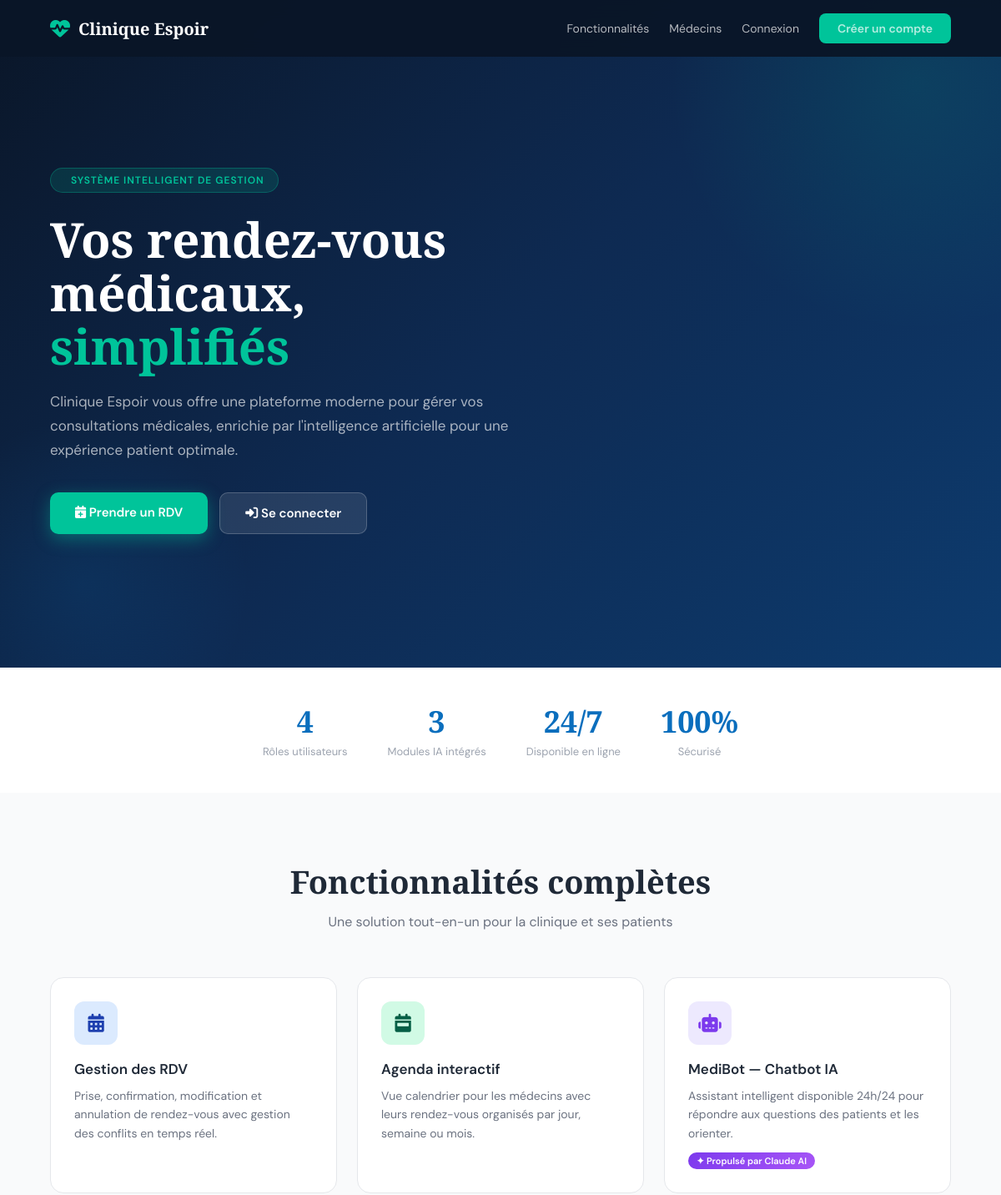
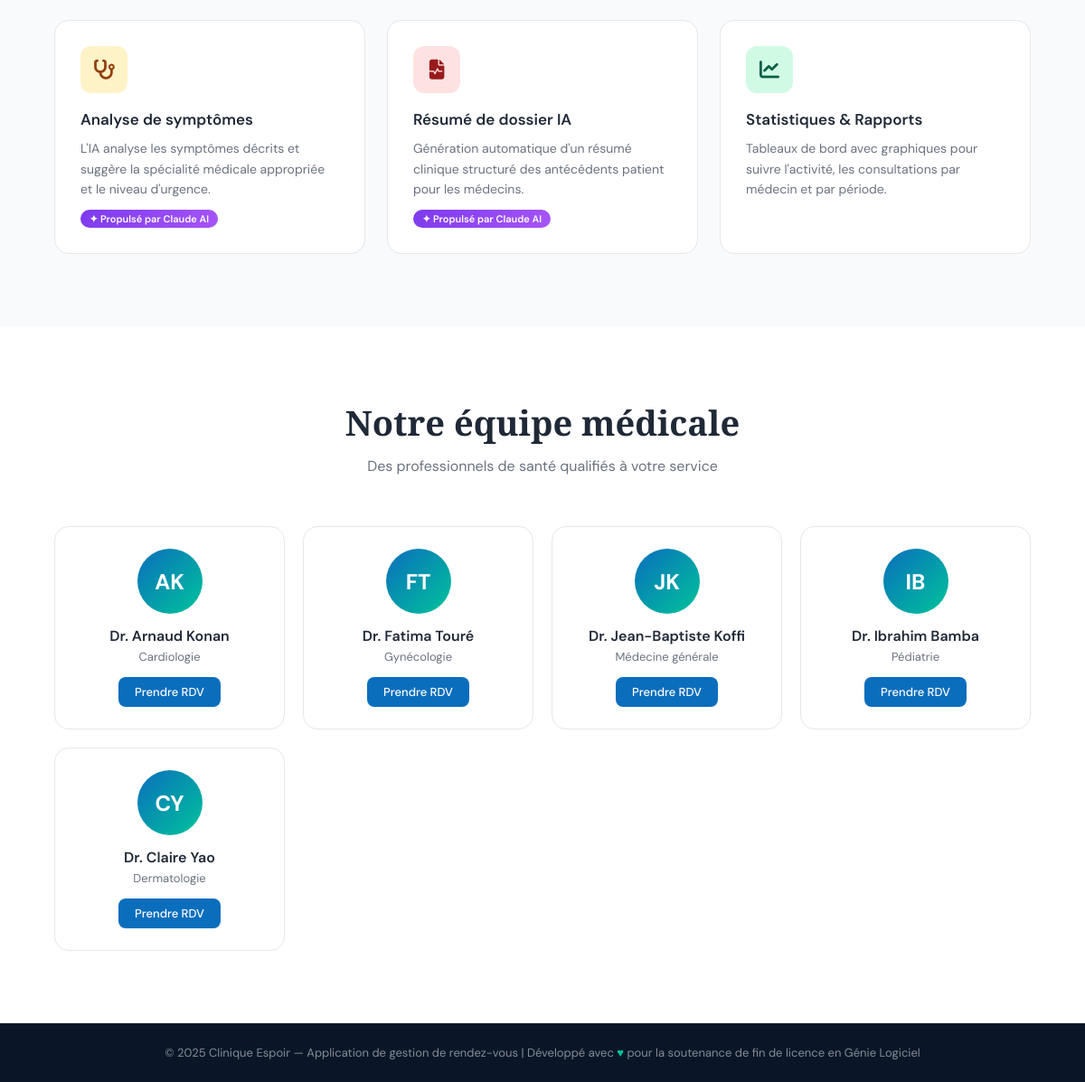
The page / on the database its author committed (2 pictures, top to bottom).
### accounts/models.py (models this page shows, shortened)
class ProfilMedecin(models.Model):
    user = models.OneToOneField(User, on_delete=models.CASCADE, related_name='profil_medecin')
    specialite = models.CharField(max_length=100)
    numero_ordre = models.CharField(max_length=50, blank=True)
    bio = models.TextField(blank=True)
    tarif_consultation = models.DecimalField(max_digits=8, decimal_places=0, default=5000)
    disponible = models.BooleanField(default=True)

class User(AbstractUser):
    ROLE_CHOICES = [
        ('admin', 'Administrateur'),
        ('medecin', 'Médecin'),
        ('secretaire', 'Secrétaire'),
        ('patient', 'Patient'),
    ]
    role = models.CharField(max_length=20, choices=ROLE_CHOICES, default='patient')
    telephone = models.CharField(max_length=20, blank=True)
    photo = models.ImageField(upload_to='avatars/', blank=True, null=True)

### core/views.py (the view)
# urls.py: path('', views.home, name='home'),
def home(request):
    if request.user.is_authenticated:
        return redirect('dashboard')
    medecins = ProfilMedecin.objects.filter(disponible=True).select_related('user')[:6]
    return render(request, 'core/home.html', {'medecins': medecins})

### templates/core/home.html (shortened to what this page needs)
<!DOCTYPE html>
<html lang="fr">
<head>
  <link rel="stylesheet" href="https://cdnjs.cloudflare.com/ajax/libs/font-awesome/6.5.0/css/all.min.css">
</head>
<body>
<nav>
  <div class="nav-logo"><i class="fas fa-heartbeat"></i> Clinique Espoir</div>
  <div class="nav-links">
    <a href="#features">Fonctionnalités</a>
    <a href="#medecins">Médecins</a>
    <a href="{% url 'login' %}">Connexion</a>
    <a href="{% url 'register' %}" class="btn-nav">Créer un compte</a>
  </div>
</nav>
<section class="hero">
  <div class="hero-content">
    <div class="hero-badge"> Système intelligent de gestion</div>
    <h1>Vos rendez-vous médicaux, <span>simplifiés</span></h1>
    <p>Clinique Espoir vous offre une plateforme moderne pour gérer vos consultations médicales, enrichie par l'intelligence artificielle pour une expérience patient optimale.</p>
    <div class="hero-actions">
      <a href="{% url 'register' %}" class="btn-hero-primary"><i class="fas fa-calendar-plus"></i> Prendre un RDV</a>
      <a href="{% url 'login' %}" class="btn-hero-secondary"><i class="fas fa-sign-in-alt"></i> Se connecter</a>
    </div>
  </div>
</section>
<div class="stats-bar">
  <div class="stat-item"><strong>4</strong><span>Rôles utilisateurs</span></div>
  <div class="stat-item"><strong>3</strong><span>Modules IA intégrés</span></div>
  <div class="stat-item"><strong>24/7</strong><span>Disponible en ligne</span></div>
  <div class="stat-item"><strong>100%</strong><span>Sécurisé</span></div>
</div>
<section class="features" id="features">
  <div class="section-header">
    <h2>Fonctionnalités complètes</h2>
    <p>Une solution tout-en-un pour la clinique et ses patients</p>
  </div>
  <div class="features-grid">
    <div class="feature-card">
      <div class="feature-icon" style="background:#dbeafe;color:#1e40af;"><i class="fas fa-calendar-alt"></i></div>
      <h3>Gestion des RDV</h3>
      <p>Prise, confirmation, modification et annulation de rendez-vous avec gestion des conflits en temps réel.</p>
    </div>
    <div class="feature-card">
      <div class="feature-icon" style="background:#d1fae5;color:#065f46;"><i class="fas fa-calendar-week"></i></div>
      <h3>Agenda interactif</h3>
      <p>Vue calendrier pour les médecins avec leurs rendez-vous organisés par jour, semaine ou mois.</p>
    </div>
    <div class="feature-card">
      <div class="feature-icon" style="background:#ede9fe;color:#7c3aed;"><i class="fas fa-robot"></i></div>
      <h3>MediBot — Chatbot IA</h3>
      <p>Assistant intelligent disponible 24h/24 pour répondre aux questions des patients et les orienter.</p>
      <span class="ai-tag">✦ Propulsé par Claude AI</span>
    </div>
    <div class="feature-card">
      <div class="feature-icon" style="background:#fef3c7;color:#92400e;"><i class="fas fa-stethoscope"></i></div>
      <h3>Analyse de symptômes</h3>
      <p>L'IA analyse les symptômes décrits et suggère la spécialité médicale appropriée et le niveau d'urgence.</p>
      <span class="ai-tag">✦ Propulsé par Claude AI</span>
    </div>
    <div class="feature-card">
      <div class="feature-icon" style="background:#fee2e2;color:#991b1b;"><i class="fas fa-file-medical-alt"></i></div>
      <h3>Résumé de dossier IA</h3>
      <p>Génération automatique d'un résumé clinique structuré des antécédents patient pour les médecins.</p>
      <span class="ai-tag">✦ Propulsé par Claude AI</span>
    </div>
    <div class="feature-card">
      <div class="feature-icon" style="background:#d1fae5;color:#065f46;"><i class="fas fa-chart-line"></i></div>
      <h3>Statistiques & Rapports</h3>
      <p>Tableaux de bord avec graphiques pour suivre l'activité, les consultations par médecin et par période.</p>
    </div>
  </div>
</section>
{% if medecins %}
<section class="doctors" id="medecins">
  <div class="section-header">
    <h2>Notre équipe médicale</h2>
    <p>Des professionnels de santé qualifiés à votre service</p>
  </div>
  <div class="doctors-grid">
    {% for medecin in medecins %}
    <div class="doctor-card">
      <div class="doctor-avatar">{{ medecin.user.first_name|first|upper }}{{ medecin.user.last_name|first|upper }}</div>
      <h3>Dr. {{ medecin.user.get_full_name }}</h3>
      <p>{{ medecin.specialite }}</p>
      <a href="{% url 'register' %}">Prendre RDV</a>
    </div>
    {% endfor %}
  </div>
</section>
{% endif %}
<footer>
  <p>© 2025 Clinique Espoir — Application de gestion de rendez-vous | Développé avec <span>♥</span> pour la soutenance de fin de licence en Génie Logiciel</p>
</footer>
</body>
</html>

### rows shown on the page
ProfilMedecin: user.first_name|first "A", user.last_name|first "K", user.get_full_name "Arnaud Konan", specialite "Cardiologie"
ProfilMedecin: user.first_name|first "F", user.last_name|first "T", user.get_full_name "Fatima Touré", specialite "Gynécologie"
ProfilMedecin: user.first_name|first "J", user.last_name|first "K", user.get_full_name "Jean-Baptiste Koffi", specialite "Médecine générale"
ProfilMedecin: user.first_name|first "I", user.last_name|first "B", user.get_full_name "Ibrahim Bamba", specialite "Pédiatrie"
ProfilMedecin: user.first_name|first "C", user.last_name|first "Y", user.get_full_name "Claire Yao", specialite "Dermatologie"
